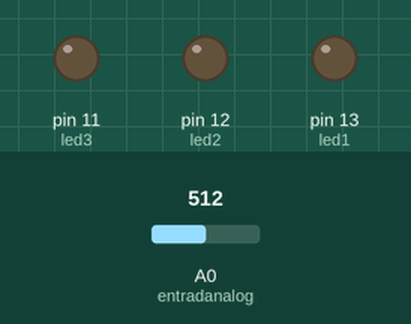
This sketch was run on a simulated Arduino Uno, built with avr-gcc and run on an emulated ATmega328P. Shown: output pins drawn as LEDs (lit = HIGH). Dashed ring = blinking. Inputs (shaded band) come from the test bench; at power-on: A0 (entradanalog) = 512. What the sketch prints to the serial monitor is not drawn.

Above: at 1.2 s.
1.3 s: A0 (entradanalog) set to 407
2.8 s: A0 (entradanalog) set to 392
At 5.7 s:
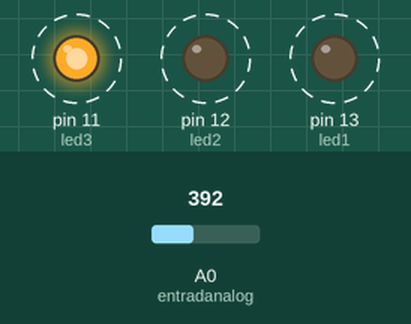
5.8 s: A0 (entradanalog) set to 410
At 6.9 s:
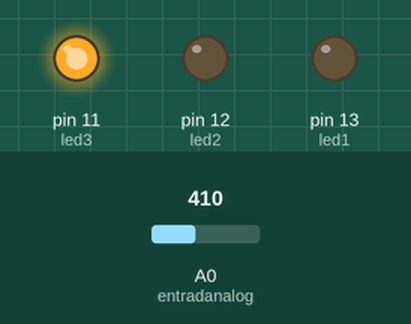
7.3 s: A0 (entradanalog) set to 390
At 7.72 s:
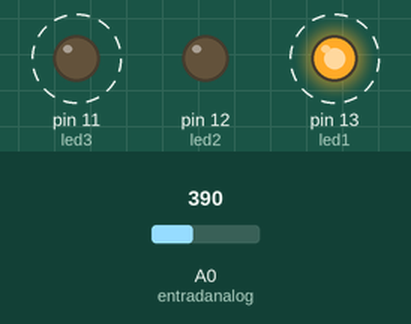
Timing chart, 0 to 11.3 s (numbered marks = the images above; inputs shaded):
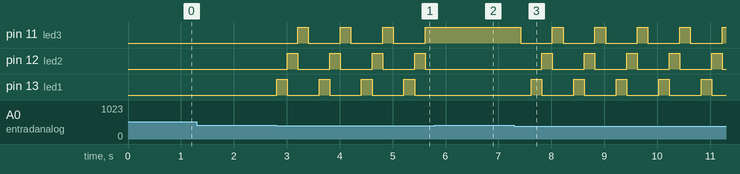

The sketch:

led_infrared.ino
```cpp
/* prof. Augusto

controle remoto led infrared entrada analogica
*/

const int entradanalog = A0;
const int led1 = 13;
const int led2 = 12;
const int led3 = 11;
int sensor = 0;
int conta = 0;

void setup()
{
Serial.begin(9600);
pinMode(led1, OUTPUT);
pinMode(led2, OUTPUT);
pinMode(led3, OUTPUT);
}

void loop()
{
sensor = analogRead(entradanalog);

Serial.print("sensor = ");
Serial.print(sensor);
Serial.print("     conta = ");
Serial.print(conta);


if ( sensor < 400 )
{
  conta = conta+1;
}
if ( sensor == 0 )
{
  digitalWrite (led1, LOW);
  digitalWrite (led2, LOW);
  digitalWrite (led3, LOW);

} else if ( conta == 1){

  digitalWrite (led1, HIGH);
  digitalWrite (led2, LOW);
  digitalWrite (led3, LOW);

} else if (conta == 2){

  digitalWrite (led1, LOW);
  digitalWrite (led2, HIGH);
  digitalWrite (led3, LOW);

} else if (conta == 3){

  digitalWrite (led1, LOW);
  digitalWrite (led2, LOW);
  digitalWrite (led3, HIGH);

} else {

  digitalWrite (led1, LOW);
  digitalWrite (led2, LOW);
  digitalWrite (led3, LOW);
 conta = 0 ;
 }
 delay(200);
 }
```

Measured:
- the behaviour switches between 400 and 399 on A0 (entradanalog) (found by bisection; images 0 and 1)
- after the input at 1.3 s, every drawn part: stays the same
- after the input at 2.8 s, pin 11 (led3): alternates HIGH for 0.20 s and LOW for 0.60 s, starting after 0.41 s; pin 12 (led2): alternates HIGH for 0.20 s and LOW for 0.60 s, starting after 0.21 s; pin 13 (led1): alternates HIGH for 0.20 s and LOW for 0.60 s, starting at once
- after the input at 5.8 s, pin 11 (led3): stops changing and stays HIGH; pin 12 (led2), pin 13 (led1): stops changing and stays LOW
- after the input at 7.3 s, pin 11 (led3): alternates HIGH for 0.20 s and LOW for 0.60 s, starting after 0.12 s; pin 12 (led2): alternates HIGH for 0.20 s and LOW for 0.60 s, starting after 0.52 s; pin 13 (led1): alternates HIGH for 0.20 s and LOW for 0.60 s, starting after 0.32 s
